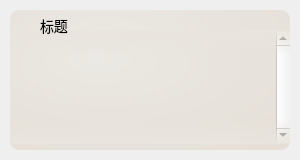
<?xml version="1.0" encoding="UTF-8"?>
<ui version="4.0">
 <class>TianLiQtCommon_ScrollCardRect</class>
 <widget class="QWidget" name="TianLiQtCommon_ScrollCardRect">
  <property name="geometry">
   <rect>
    <x>0</x>
    <y>0</y>
    <width>300</width>
    <height>160</height>
   </rect>
  </property>
  <property name="windowTitle">
   <string>TianLiQtCommon_ScrollCardRect</string>
  </property>
  <widget class="QWidget" name="widget" native="true">
   <property name="geometry">
    <rect>
     <x>10</x>
     <y>10</y>
     <width>280</width>
     <height>140</height>
    </rect>
   </property>
   <property name="styleSheet">
    <string notr="true">.QWidget{
background-color:qradialgradient(spread:pad, cx:0.5, cy:0.488636, radius:1.502, fx:0.318, fy:0.227273, stop:0 rgba(235,233,227, 255), stop:0.659091 rgba(228,221,213, 255), stop:1 rgba(224,215,206, 255));
border-radius:9px;
}</string>
   </property>
   <layout class="QGridLayout" name="gridLayout">
    <property name="leftMargin">
     <number>0</number>
    </property>
    <property name="topMargin">
     <number>2</number>
    </property>
    <property name="rightMargin">
     <number>0</number>
    </property>
    <property name="bottomMargin">
     <number>2</number>
    </property>
    <property name="spacing">
     <number>0</number>
    </property>
    <item row="1" column="0">
     <widget class="QScrollArea" name="scrollArea">
      <property name="styleSheet">
       <string notr="true">.QScrollArea{
background-color:rgba(255, 255, 255,0);
border: none;
}


.QScrollArea QScrollBar:vertical {
border: none;
background: rgb(255, 255, 255);
width: 6px;
margin: 0px 0 0px 0;
}
.QScrollBar:horizontal {
border: none;
background: rgb(255, 255, 255);
height: 1px;
margin: 0px 0 0px 0;
}


.QScrollBar::handle:vertical {
background: rgb(233, 236, 240);
border-radius: 0px;
min-height: 100px;
border: none;
}

.QScrollBar::handle:horizontal {
background: rgb(244, 242, 238);
border-radius: 2px;
min-width: 520px;
border: none;
}

QScrollBar::handle:vertical:hover, QScrollBar::handle:vertical:pressed{ 
background:rgb(210, 213, 216);
}
QScrollBar::handle:horizontal:hover,QScrollBar::handle:horizontal:pressed{ 
background:rgb(210, 213, 216);
}

QScrollBar::add-page:vertical,QScrollBar::sub-page:vertical{
background: none;
width: 0px;
height: 0px;
}
QScrollBar::add-page:horizontal,QScrollBar::sub-page:horizontal{
background: none;
width: 0px;
height: 0px;
}

QScrollBar::sub-line:vertical{
border: none;
height: 0px;
subcontrol-position: top;
subcontrol-origin: margin;
}
QScrollBar::sub-line:horizontal{
border: none;
width: 0px;
subcontrol-position: left;
subcontrol-origin: margin;
}

QScrollBar::sub-line:horizontal:hover,QScrollBar::sub-line:horizontal:pressed{
background: rgb(255, 255, 255);
width: 0px;
height: 0px;
}
QScrollBar::sub-line:horizontal:hover,QScrollBar::sub-line:horizontal:pressed{
background: rgb(255, 255, 255);
width: 0px;
height: 0px;
}

QScrollBar::add-line:vertical{
border: none;
height: 0px;
subcontrol-position: bottom;
subcontrol-origin: margin;
}
QScrollBar::add-line:horizontal{
border: none;
width: 0px;
subcontrol-position: right;
subcontrol-origin: margin;
}

QScrollBar::add-line:vertical:hover,QScrollBar::add-line:vertical:pressed{
background: rgb(255, 255, 255);
width: 0px;
height: 0px;
}
QScrollBar::add-line:horizontal:hover,QScrollBar::add-line:horizontal:pressed{
background: rgb(255, 255, 255);
width: 0px;
height: 0px;
}
</string>
      </property>
      <property name="midLineWidth">
       <number>0</number>
      </property>
      <property name="verticalScrollBarPolicy">
       <enum>Qt::ScrollBarAlwaysOn</enum>
      </property>
      <property name="horizontalScrollBarPolicy">
       <enum>Qt::ScrollBarAlwaysOff</enum>
      </property>
      <property name="widgetResizable">
       <bool>true</bool>
      </property>
      <property name="alignment">
       <set>Qt::AlignRight|Qt::AlignTop|Qt::AlignTrailing</set>
      </property>
      <widget class="QWidget" name="scrollAreaWidgetContents">
       <property name="geometry">
        <rect>
         <x>0</x>
         <y>0</y>
         <width>263</width>
         <height>110</height>
        </rect>
       </property>
       <layout class="QVBoxLayout" name="verticalLayout">
        <property name="spacing">
         <number>3</number>
        </property>
        <property name="sizeConstraint">
         <enum>QLayout::SetDefaultConstraint</enum>
        </property>
        <property name="leftMargin">
         <number>6</number>
        </property>
        <property name="topMargin">
         <number>3</number>
        </property>
        <property name="rightMargin">
         <number>3</number>
        </property>
        <property name="bottomMargin">
         <number>3</number>
        </property>
       </layout>
      </widget>
     </widget>
    </item>
    <item row="0" column="0">
     <widget class="QLabel" name="label">
      <property name="minimumSize">
       <size>
        <width>0</width>
        <height>20</height>
       </size>
      </property>
      <property name="text">
       <string/>
      </property>
     </widget>
    </item>
    <item row="2" column="0">
     <widget class="QLabel" name="label_2">
      <property name="minimumSize">
       <size>
        <width>0</width>
        <height>6</height>
       </size>
      </property>
      <property name="maximumSize">
       <size>
        <width>16777215</width>
        <height>6</height>
       </size>
      </property>
      <property name="text">
       <string/>
      </property>
     </widget>
    </item>
   </layout>
  </widget>
  <widget class="QLabel" name="label_Up">
   <property name="geometry">
    <rect>
     <x>10</x>
     <y>30</y>
     <width>280</width>
     <height>24</height>
    </rect>
   </property>
   <property name="minimumSize">
    <size>
     <width>0</width>
     <height>24</height>
    </size>
   </property>
   <property name="styleSheet">
    <string notr="true">.QLabel{
background-color:qlineargradient(spread:pad, x1:0, y1:0, x2:0, y2:1, stop:0  rgba(233, 229, 222,255), stop:1 rgba(235,233,227, 0));
}</string>
   </property>
   <property name="text">
    <string/>
   </property>
  </widget>
  <widget class="QLabel" name="label_Down">
   <property name="geometry">
    <rect>
     <x>10</x>
     <y>120</y>
     <width>280</width>
     <height>24</height>
    </rect>
   </property>
   <property name="minimumSize">
    <size>
     <width>0</width>
     <height>24</height>
    </size>
   </property>
   <property name="styleSheet">
    <string notr="true">.QLabel{
background-color:qlineargradient(spread:pad, x1:0, y1:1, x2:0, y2:0, stop:0 rgba(233, 229, 222,255), stop:1 rgba(235,233,227, 0));
}</string>
   </property>
   <property name="text">
    <string/>
   </property>
  </widget>
  <widget class="QLabel" name="label_Title">
   <property name="geometry">
    <rect>
     <x>40</x>
     <y>18</y>
     <width>251</width>
     <height>16</height>
    </rect>
   </property>
   <property name="font">
    <font>
     <family>HYWenHei</family>
     <pointsize>-1</pointsize>
    </font>
   </property>
   <property name="styleSheet">
    <string notr="true">.QLabel{
font-size:14px;
}</string>
   </property>
   <property name="text">
    <string>标题</string>
   </property>
  </widget>
 </widget>
 <layoutdefault spacing="6" margin="11"/>
 <resources/>
 <connections/>
</ui>
